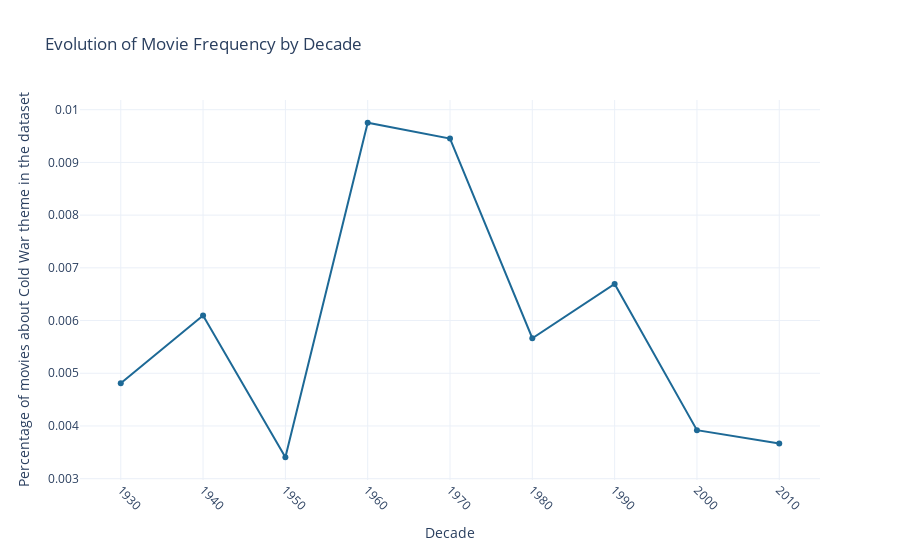

Notebook code for this chart:
### Markdown cell above
The main themes are:
- Nuclear anxiety: Themes often include accidental nuclear strikes, space races, and ideological clashes between democracy and communism.
- War and Resistance: Stories about World War II and other conflicts dominate, showcasing resistance movements, espionage, and personal sacrifices during wartime.
- Political satire: Some movies use humor and satire to critique political ideologies, societal norms, or bureaucratic inefficiencies, often reflecting Cold War propaganda or domestic issues.
- Technology: Themes around technological advancements, particularly in space exploration and military innovation, mirror the fascination and fear associated with rapid scientific progress during the Cold War.
- Human relationship: Whether set against the backdrop of war or societal upheaval, a recurring focus is the resilience of human connections—family, friendship, and love—as a counterpoint to the larger conflicts.

### Code cell
plot_movie_frequency(df_plot, theme, time_unit='Decade')

### Figure 1 — Plotly figure (JSON) as saved in the notebook; plotly's stock layout.template omitted (floating-point values rounded to 4 significant figures)
{"data": [{"hovertemplate": "Decade=%{x}<br>Percentage of movies about Cold War theme in the dataset=%{y:.2f%}<extra></extra>", "legendgroup": "", "line": {"color": "rgb(29, 105, 150)", "dash": "solid"}, "marker": {"symbol": "circle"}, "mode": "lines+markers", "name": "", "orientation": "v", "showlegend": false, "type": "scatter", "x": [1930, 1940, 1950, 1960, 1970, 1980, 1990, 2000, 2010], "xaxis": "x", "y": [0.00481, 0.006095, 0.003407, 0.009752, 0.009452, 0.005664, 0.006693, 0.00392, 0.003667], "yaxis": "y"}], "layout": {"legend": {"tracegroupgap": 0}, "title": {"text": "Evolution of Movie Frequency by Decade"}, "xaxis": {"anchor": "y", "domain": [0, 1], "tickangle": 45, "title": {"text": "Decade"}}, "yaxis": {"anchor": "x", "domain": [0, 1], "title": {"text": "Percentage of movies about Cold War theme in the dataset"}}}}
